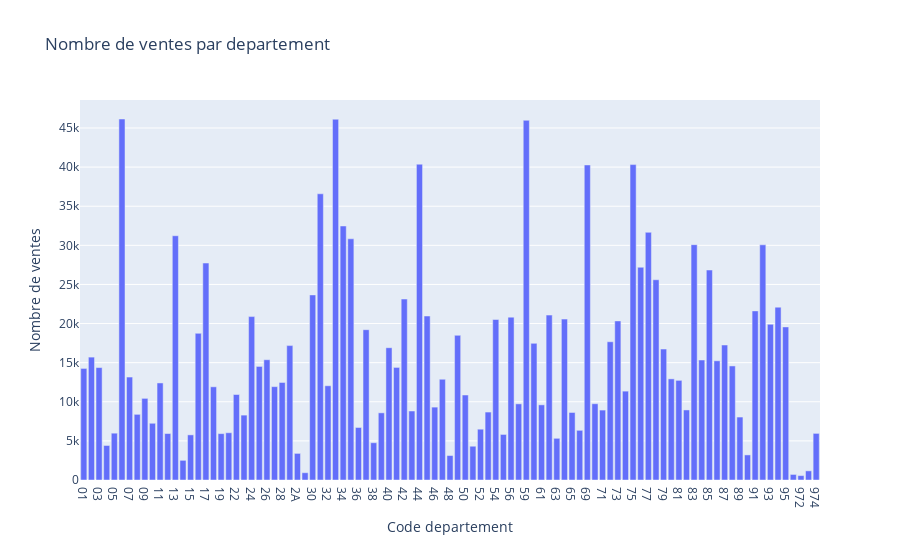

The notebook cell this image was saved under:
### Markdown cell above
##Ventes par département de France en 2023

### Code cell
ventes_par_departement = clean_data.groupby('Code departement').size().reset_index(name="Nombre de ventes")
fig = px.bar(ventes_par_departement, x='Code departement', y='Nombre de ventes', title='Nombre de ventes par departement')
fig.show()

### Figure 1 — Plotly figure (JSON) as saved in the notebook; plotly's stock layout.template omitted (floating-point values rounded to 4 significant figures)
{"data": [{"alignmentgroup": "True", "hovertemplate": "Code departement=%{x}<br>Nombre de ventes=%{y}<extra></extra>", "legendgroup": "", "marker": {"color": "#636efa", "pattern": {"shape": ""}}, "name": "", "offsetgroup": "", "orientation": "v", "showlegend": false, "textposition": "auto", "type": "bar", "x": ["01", "02", "03", "04", "05", "06", "07", "08", "09", "10", "11", "12", "13", "14", "15", "16", "17", "18", "19", "21", "22", "23", "24", "25", "26", "27", "28", "29", "2A", "2B", "30", "31", "32", "33", "34", "35", "36", "37", "38", "39", "40", "41", "42", "43", "44", "45", "46", "47", "48", "49", "50", "51", "52", "53", "54", "55", "56", "58", "59", "60", "61", "62", "63", "64", "65", "66", "69", "70", "71", "72", "73", "74", "75", "76", "77", "78", "79", "80", "81", "82", "83", "84", "85", "86", "87", "88", "89", "90", "91", "92", "93", "94", "95", "971", "972", "973", "974"], "xaxis": "x", "y": [14264, 15710, 14373, 4413, 5985, 46149, 13162, 8394, 10435, 7252, 12406, 5940, 31225, 2515, 5769, 18749, 27735, 11915, 5929, 6041, 10930, 8295, 20890, 14520, 15375, 11934, 12466, 17181, 3402, 932, 23660, 36588, 12049, 46120, 32472, 30835, 6714, 19214, 4764, 8585, 16911, 14393, 23135, 8820, 40369, 20964, 9317, 12880, 3127, 18494, 10866, 4317, 6495, 8685, 20516, 5824, 20821, 9735, 45983, 17466, 9608, 21082, 5330, 20571, 8632, 6352, 40276, 9752, 8940, 17672, 20337, 11359, 40322, 27198, 31662, 25598, 16742, 12928, 12739, 8955, 30083, 15340, 26846, 15239, 17257, 14581, 8047, 3207, 21617, 30064, 19911, 22095, 19569, 711, 562, 1170, 5959], "yaxis": "y"}], "layout": {"barmode": "relative", "legend": {"tracegroupgap": 0}, "title": {"text": "Nombre de ventes par departement"}, "xaxis": {"anchor": "y", "domain": [0, 1], "title": {"text": "Code departement"}}, "yaxis": {"anchor": "x", "domain": [0, 1], "title": {"text": "Nombre de ventes"}}}}
